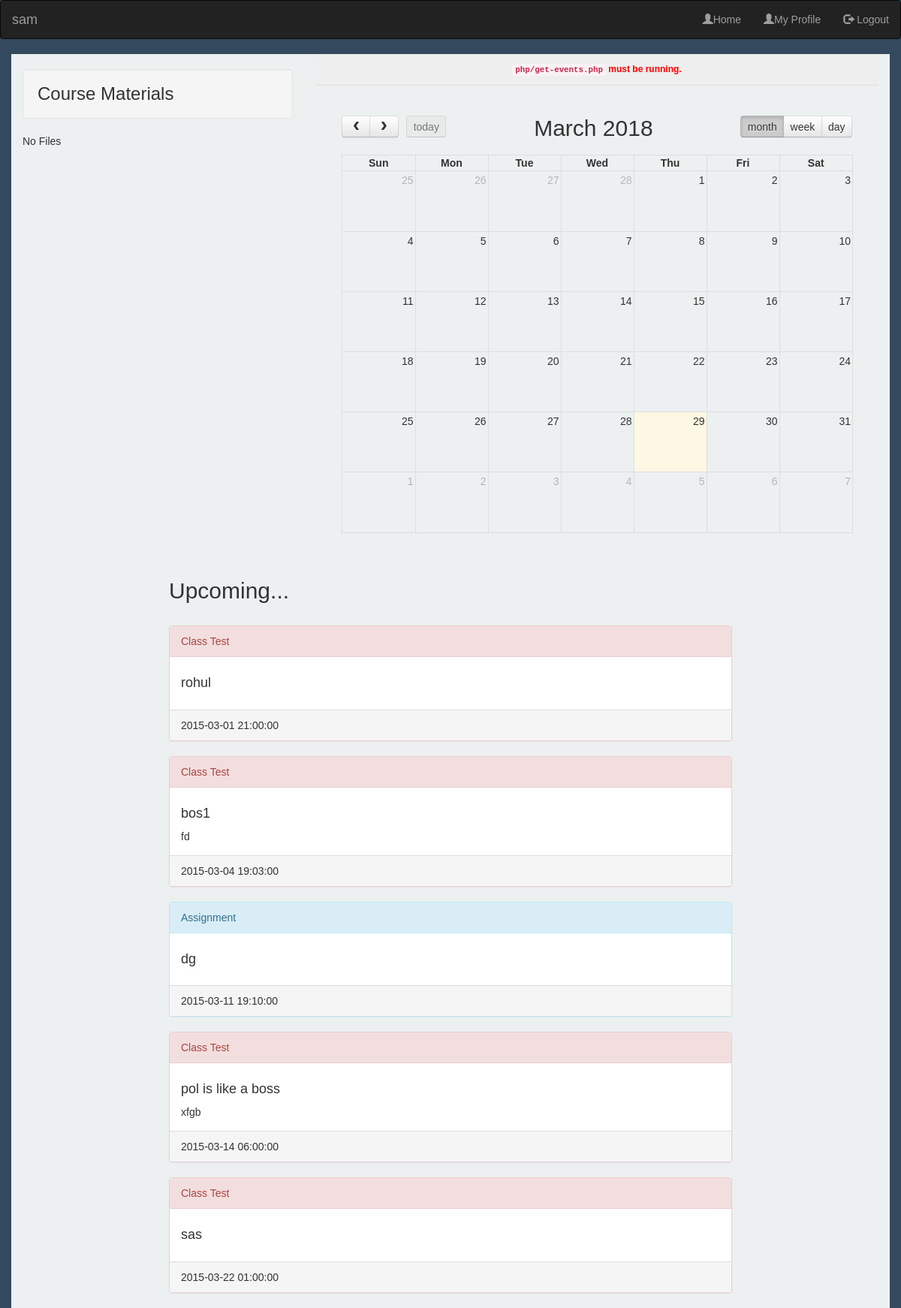
The app's page /student/course_view.php?course=course1 (signed in) with its own data.
### tables this page shows
CREATE TABLE IF NOT EXISTS `task` (
  `task_id` int(11) NOT NULL AUTO_INCREMENT,
  `teacher_id` varchar(15) NOT NULL,
  `batch_id` varchar(15) NOT NULL,
  `course_id` varchar(15) NOT NULL,
  `task_type` varchar(15) NOT NULL,
  `title` varchar(256) NOT NULL,
  `content` varchar(1000) DEFAULT NULL,
  `date` datetime NOT NULL,
  PRIMARY KEY (`task_id`),
  KEY `ta1_idx` (`teacher_id`),
  KEY `ta2_idx` (`batch_id`),
  KEY `ta3_idx` (`course_id`)
);

### student/course_view.php (the view, shortened to what this page needs)
<!DOCTYPE html>
<html>
<head>
	<link href='../css/fullcalendar.css' rel='stylesheet' />
	<link href='../css/fullcalendar.print.css' rel='stylesheet' media='print' />
	<link rel="stylesheet" type="text/css" href="../css/bootstrap.min.css">
<?php
require '../connection.php';
?>
</head>
<body>
 <nav class="navbar navbar-inverse ">
  <div class="container-fluid">
    <div class="navbar-header">
      <a class="navbar-brand" href="#"><?php echo $_SESSION['user_id']; ?></a>
    </div>
    <div>
      <ul class="nav navbar-nav navbar-right">
        <li><a href="student_home.php"><span class="glyphicon glyphicon-user"></span>Home</a></li>
        <li><a href="student_profile.php"><span class="glyphicon glyphicon-user"></span>My Profile</a></li>
        <li><a href="../logout.php"><span class="glyphicon glyphicon-log-out"></span> Logout</a></li>
      </ul>
    </div>
  </div>
</nav>
<div class="container">
<div class="row">
	<div class="col-xs-4 col-sm-4 col-md-4 col-lg-4">
		<div class="files">
		<h3 class="well">Course Materials</h3>
	</div>
	</div>
	<div class="col-xs-8 col-sm-8 col-md-8 col-lg-8">
			<div id='script-warning'><code>php/get-events.php</code> must be running.</div>
			<div id='calendar'></div>
	</div>
</div>
<div class="row">
	<div class="col-md-offset-2 col-md-8 col-md-offset-2">
	<h2>Upcoming...</h2><br>
	<?php
	$course_id = $_SESSION['course_id'];
	$result = mysqli_query($con, "SELECT * FROM task WHERE course_id='$course_id' ORDER BY date ASC")
	or die(mysqli_error($con));
	if (mysqli_num_rows($result) != 0)
	{
		while ($row = mysqli_fetch_array($result))
		{
				$task_type = $row['task_type'];
				$title = $row['title'];
				$content = $row['content'];
				$date = $row['date'];
				if ($task_type=="exam") {
					echo "<div class=\"panel panel-danger\">";
					echo "<div class=\"panel-heading\">";
					echo "Class Test";
					echo "</div>";
				}
				else if ($task_type=="ass") {
					echo "<div class=\"panel panel-info\">";
					echo "<div class=\"panel-heading\">";
					echo "Assignment";
					echo "</div>";
				}
				echo "<div class=\"panel-body\">";
				echo "<h4>$title</h4>";
				echo "$content";
				echo "</div>";
				echo "<div class=\"panel-footer\">";
				echo "<span class=\"text-center\">$date</span>";
				echo "</div>";
				echo "</div>";
		}
	} else {
		echo "No records are found.";
	}
	?>
	</div>
</div>
</div>
</body>
</html>

### css/fullcalendar.css (style rules this page uses)
.fc { direction: ltr; text-align: left; }
body .fc { font-size: 1em; }

### css/fullcalendar.print.css (style rules this page uses)
.fc { max-width: 100% !important; }

### student/course_view.php (style rules this page uses)
.container { background-color:#ecf0f1; }
body { background-color:#34495e; margin: 0; padding: 0; font-family: "Lucida Grande",Helvetica,Arial,Verdana,sans-serif; font-size: 14px; }
#script-warning { display: none; background: #eee; border-bottom: 1px solid #ddd; padding: 0 10px; line-height: 40px; text-align: center; font-weight: bold; font-size: 12px; color: red; }
#calendar { max-width: 700px; margin: 40px auto; padding: 0 10px; }

### records on screen
task: task_type "Class Test", title "rohul", date "2015-03-01 21:00:00"
task: task_type "Class Test", title "bos1", content "fd", date "2015-03-04 19:03:00"
task: task_type "Assignment", title "dg", date "2015-03-11 19:10:00"
task: task_type "Class Test", title "pol is like a boss", content "xfgb", date "2015-03-14 06:00:00"
task: task_type "Class Test", title "sas", date "2015-03-22 01:00:00"

### other values on screen
$_SESSION['user_id'] "sam"
